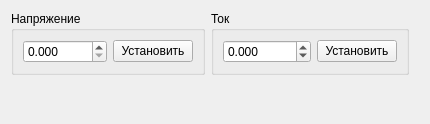
<?xml version="1.0" encoding="UTF-8"?>
<ui version="4.0">
 <class>ZrmCalibrate</class>
 <widget class="QWidget" name="ZrmCalibrate">
  <property name="geometry">
   <rect>
    <x>0</x>
    <y>0</y>
    <width>430</width>
    <height>124</height>
   </rect>
  </property>
  <property name="windowTitle">
   <string>Form</string>
  </property>
  <layout class="QVBoxLayout" name="verticalLayout">
   <item>
    <layout class="QHBoxLayout" name="horizontalLayout">
     <item>
      <widget class="QGroupBox" name="groupBox">
       <property name="title">
        <string>Напряжение</string>
       </property>
       <layout class="QGridLayout" name="gridLayout">
        <item row="0" column="1">
         <widget class="QPushButton" name="bSetVoltage">
          <property name="text">
           <string>Установить</string>
          </property>
         </widget>
        </item>
        <item row="0" column="0">
         <widget class="QDoubleSpinBox" name="vVoltage">
          <property name="decimals">
           <number>3</number>
          </property>
          <property name="maximum">
           <double>10000.000000000000000</double>
          </property>
         </widget>
        </item>
       </layout>
      </widget>
     </item>
     <item>
      <widget class="QGroupBox" name="groupBox_2">
       <property name="title">
        <string>Ток</string>
       </property>
       <layout class="QGridLayout" name="gridLayout_2">
        <item row="0" column="0">
         <widget class="QDoubleSpinBox" name="vCurrent">
          <property name="decimals">
           <number>3</number>
          </property>
          <property name="minimum">
           <double>-10000.000000000000000</double>
          </property>
          <property name="maximum">
           <double>10000.000000000000000</double>
          </property>
         </widget>
        </item>
        <item row="0" column="1">
         <widget class="QPushButton" name="bSetCurrent">
          <property name="text">
           <string>Установить</string>
          </property>
         </widget>
        </item>
       </layout>
      </widget>
     </item>
     <item>
      <spacer name="horizontalSpacer">
       <property name="orientation">
        <enum>Qt::Horizontal</enum>
       </property>
       <property name="sizeHint" stdset="0">
        <size>
         <width>40</width>
         <height>20</height>
        </size>
       </property>
      </spacer>
     </item>
    </layout>
   </item>
   <item>
    <spacer name="verticalSpacer">
     <property name="orientation">
      <enum>Qt::Vertical</enum>
     </property>
     <property name="sizeHint" stdset="0">
      <size>
       <width>20</width>
       <height>39</height>
      </size>
     </property>
    </spacer>
   </item>
  </layout>
 </widget>
 <resources/>
 <connections/>
</ui>
